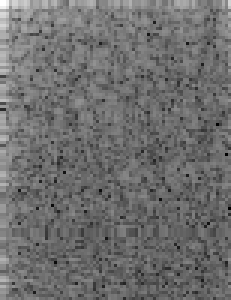
#> input picture HW_3/DFT_FFT_Difference/2D_DFT_LOG.png, 77 x 100 px (shown 3 times larger)
$ python Solution.py
#> lines starting #> are read from the running program, lines starting #| are printed output that depends on the picture
__author__ = 'jacobchen2272'
from PIL import Image
import numpy as np

IMG_DFT = "2D_DFT_LOG.png"
IMG_FFT_NUMPY = "FFT_Numpy.png"


def diff(img_1, img_2):
#> called with img_1 = '2D_DFT_LOG.png', img_2 = 'FFT_Numpy.png'
    img_1 = Image.open(img_1).convert('L')
    img_2 = Image.open(img_2).convert('L')
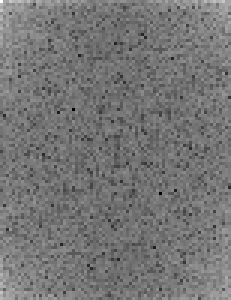
#> input picture HW_3/DFT_FFT_Difference/FFT_Numpy.png, 77 x 100 px (shown 3 times larger)

    pix_1 = np.asarray(img_1)
    pix_2 = np.asarray(img_2)

    diff = pix_2 - pix_1
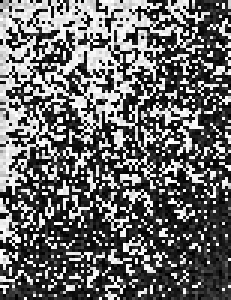
#> diff: shape (100, 77) (shown 3 times larger); min 0, max 255, mean 104.5
    mag = np.abs(diff)
    print('biggest difference = ' + str(np.amax(mag)))
#| biggest difference = 255

if __name__ == "__main__":
    diff(IMG_DFT, IMG_FFT_NUMPY)
